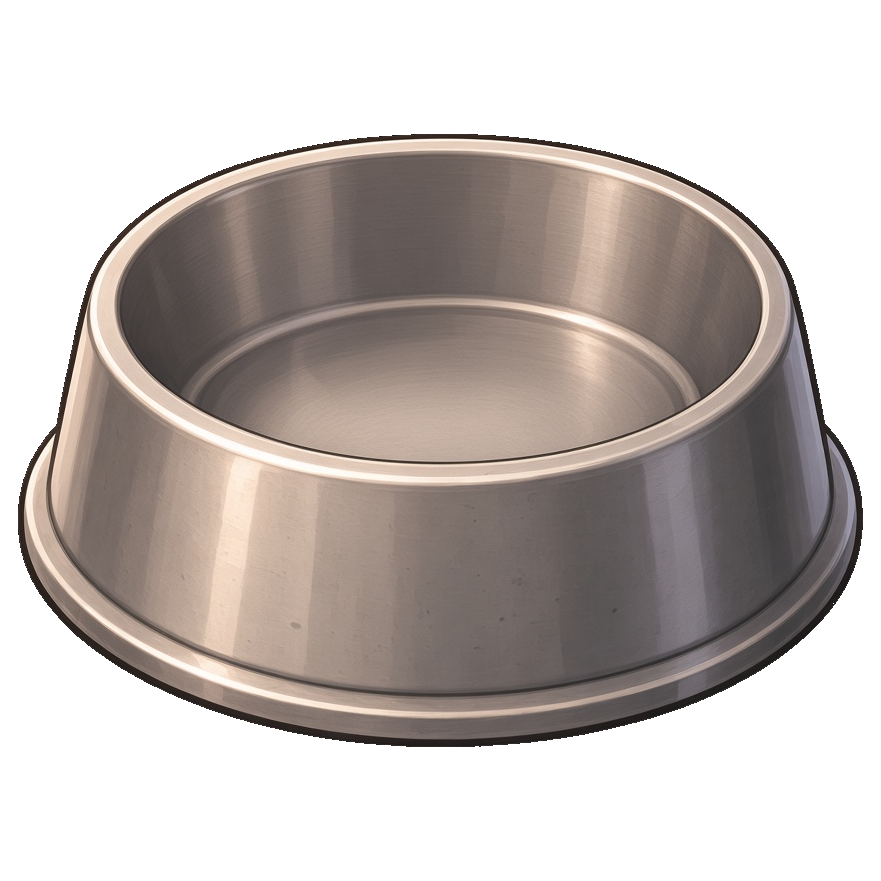
#> input picture 养成游戏-迷你猫娘-小委屈/web/assets/bowl-empty.png, 881 x 881 px, given in place of a, which was not available
$ python -i check_stickers.py   (imports and definitions only)
#> lines starting #> are read from the running program, lines starting #| are printed output that depends on the picture; after the words box and inside, x2 and y2 are one past the last pixel; in counts of white or black regions, pixels touching at a corner belong together; pictures that were not available may be replaced by others from this repository, and a replacement may not be noted
"""日常贴纸画布。站姿 864×1152 是尺子。

竖着的贴纸（站、走、跑、坐、喘气、作揖）必须同一张画布。
网页按宽度铺图，画布一窄、一高，人就会被撑大。

新图先做成 864×1152 透明底，脚离底大约 12px，头宽跟 stand.png 接近。
已经裁窄的图可以：

    python check_stickers.py --normalize

检查：

    python check_stickers.py
    python -m unittest check_stickers
"""

from __future__ import annotations

import argparse
import sys
import unittest
from pathlib import Path

from PIL import Image, ImageDraw

ASSETS = Path(__file__).resolve().parent / "assets"
CANVAS = (864, 1152)
FOOT_INSET = 12
FOOT_INSET_MIN = 4
FOOT_INSET_MAX = 24
ALPHA = 12
HEAD_FRAC = 0.38
HEAD_TOL = 0.12

UPRIGHT = [
    "stand.png",
    "stand-b.png",
    "sit.png",
    "sit-b.png",
    "walk-1.png",
    "walk-3.png",
    "run-1.png",
    "run-2.png",
    "run-3.png",
    "run-4.png",
    "pant-a.png",
    "pant-b.png",
    "bow-a.png",
    "bow-b.png",
    "drag.png",
    "wipe.png",
    "play.png",
    "punish.png",
    "punish-stand.png",
    "plead.png",
    "leave.png",
]


def load(name: str) -> Image.Image:
#> called with name = 'a'
    return Image.open(ASSETS / name).convert("RGBA")
#> returned value is the input picture: PIL image 881x881 RGBA; mean R, G, B, A 75.2, 67.6, 63.9, 136.3


def opaque_bbox(im: Image.Image) -> tuple[int, int, int, int] | None:
    mask = im.getchannel("A").point(lambda v: 255 if v > ALPHA else 0)
    return mask.getbbox()


# [27 lines left out: functions head_width, measure, not called in this run]


def fit_to_canvas(im: Image.Image) -> Image.Image:
    cw, ch = CANVAS
    src = im.convert("RGBA")
    bw, bh = src.size
#> bw = 881; bh = 881
    scale = min(1.0, cw / bw, (ch - FOOT_INSET) / bh)
#> scale = 0.981
    if scale < 1.0:
        nw = max(1, round(bw * scale))
#> nw = 864
        nh = max(1, round(bh * scale))
#> nh = 864
        src = src.resize((nw, nh), Image.Resampling.LANCZOS)
    bbox = opaque_bbox(src)
#> in opaque_bbox, `mask = im.getchannel("A").point(lambda v: 255 if v > ALPHA else 0)`:
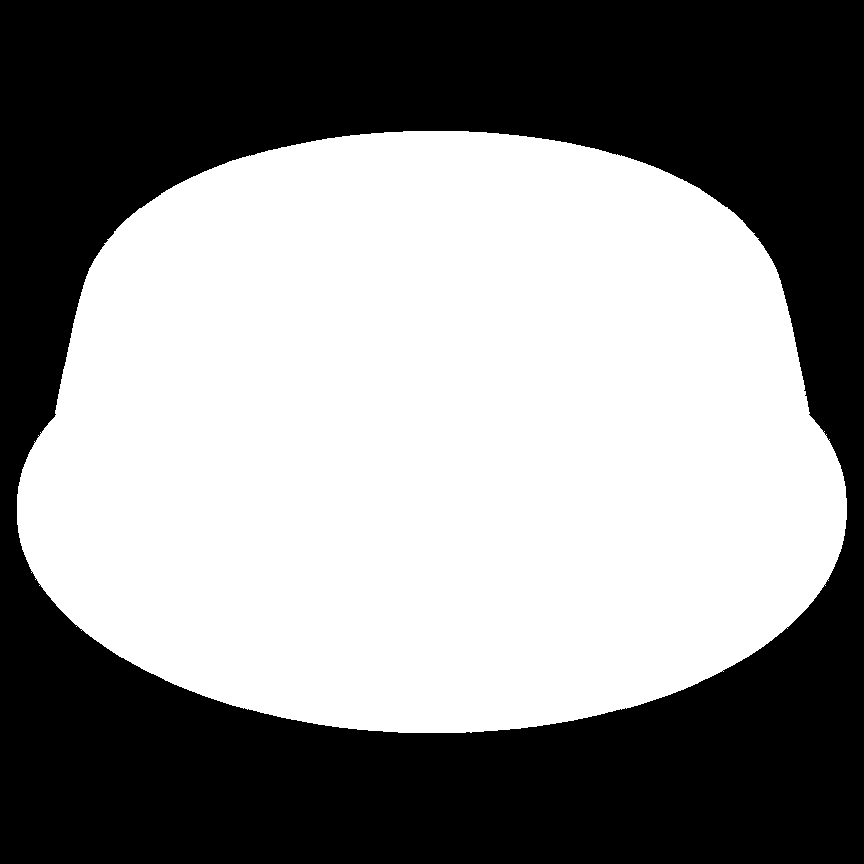
#> mask: PIL image 864x864 L; 53.6% white; 1 black region, box (x1, y1, x2, y2) and area: (0, 0, 864, 864) 346423
#> bbox = (17, 131, 847, 733)
    if not bbox:
        raise SystemExit("normalize: 全透明")
    x0, y0, x1, y1 = bbox
#> x0 = 17; y0 = 131; x1 = 847; y1 = 733
    dx = (cw - (x1 - x0)) // 2 - x0
#> dx = 0
    dy = (ch - FOOT_INSET) - y1
#> dy = 407
    out = Image.new("RGBA", CANVAS, (0, 0, 0, 0))
#> out: PIL image 864x1152 RGBA; every value is 0
    out.alpha_composite(src, (dx, dy))
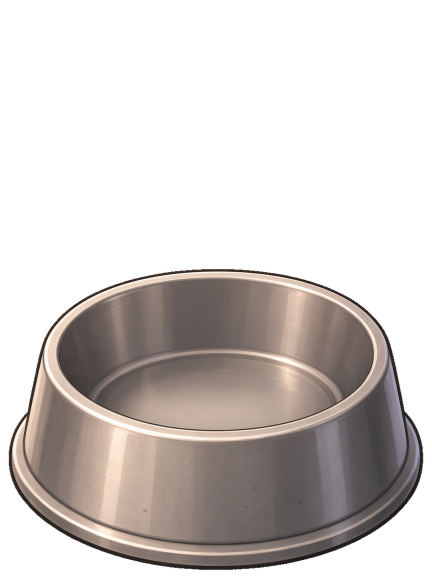
#> out: PIL image 864x1152 RGBA (shown at 1/2 size); mean R, G, B, A 56.6, 50.9, 48.1, 102.2; transparent parts drawn white
    clipped = opaque_bbox(out)
#> in opaque_bbox (call 2), `mask = im.getchannel("A").point(lambda v: 255 if v > ALPHA else 0)`:
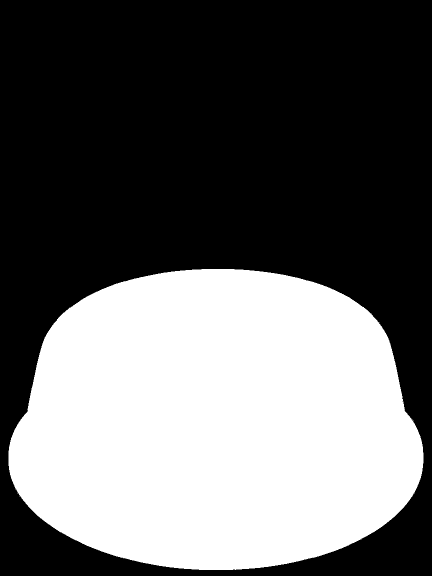
#> mask: PIL image 864x1152 L (shown at 1/2 size); 40.2% white; 1 white region, box (x1, y1, x2, y2) and area: (17, 538, 847, 1140) 400073
#> clipped = (17, 538, 847, 1140)
    if not clipped:
        raise SystemExit("normalize: 贴完之后空了")
    if clipped[0] <= 0 or clipped[1] <= 0 or clipped[2] >= cw or clipped[3] >= ch:
        # 贴边可以，溢出画布不行
        if clipped[0] < 0 or clipped[1] < 0 or clipped[2] > cw or clipped[3] > ch:
            raise SystemExit(f"normalize: 溢出 {clipped}")
    return out


def normalize(names: list[str]) -> list[str]:
    changed = []
    for name in names:
        im = load(name)
        if im.size == CANVAS:
            continue
        out = fit_to_canvas(im)
        dest = ASSETS / name
        out.save(dest, "PNG", optimize=True)
        changed.append(name)
#> pass 2 of the loop in normalize, `for name in names:`:
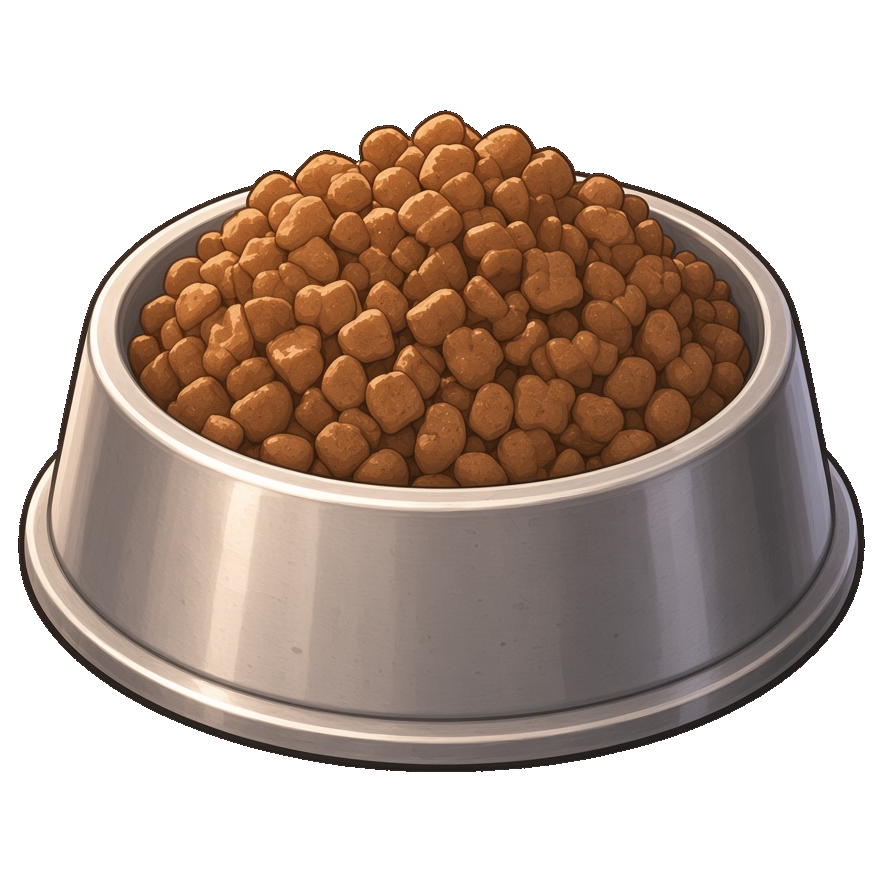
#> input picture 养成游戏-迷你猫娘-小委屈/web/assets/bowl-full.png, 883 x 883 px, given in place of s, which was not available
#> in load, returned value is the input picture: PIL image 883x883 RGBA; mean R, G, B, A 76.2, 59.8, 49.6, 138.4
#> in opaque_bbox (call 3), `mask = im.getchannel("A").point(lambda v: 255 if v > ALPHA else 0)`:
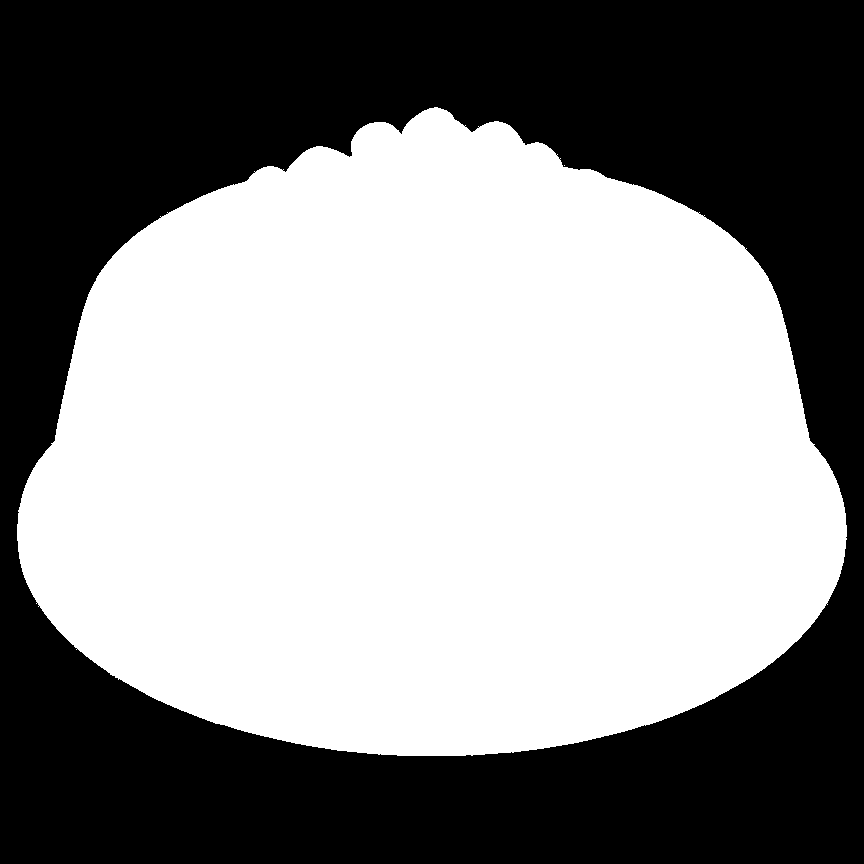
#> mask: PIL image 864x864 L; 54.4% white; 1 black region, box (x1, y1, x2, y2) and area: (0, 0, 864, 864) 340097
#> in opaque_bbox (call 4), `mask = im.getchannel("A").point(lambda v: 255 if v > ALPHA else 0)`:
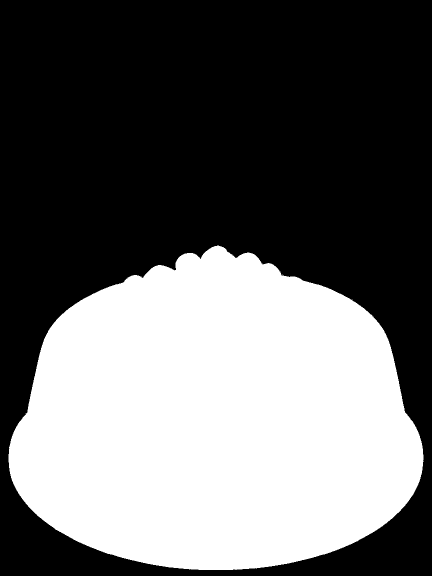
#> mask: PIL image 864x1152 L (shown at 1/2 size); 40.8% white; 2 white regions (1 under 20 px), largest, box (x1, y1, x2, y2) and area: (17, 491, 847, 1140) 406398
    return changed


# [63 lines left out: functions check, main, not called in this run]


class TestStickerCanvas(unittest.TestCase):
    def test_game_assets_match_stand(self):
        self.assertEqual(check(UPRIGHT), 0)

    # [9 lines left out: function test_narrow_walk_pads_to_canvas, not called in this run]


# [2 lines not run here, left out]

#> (the run stopped early here; a loop or call above may not have finished)
